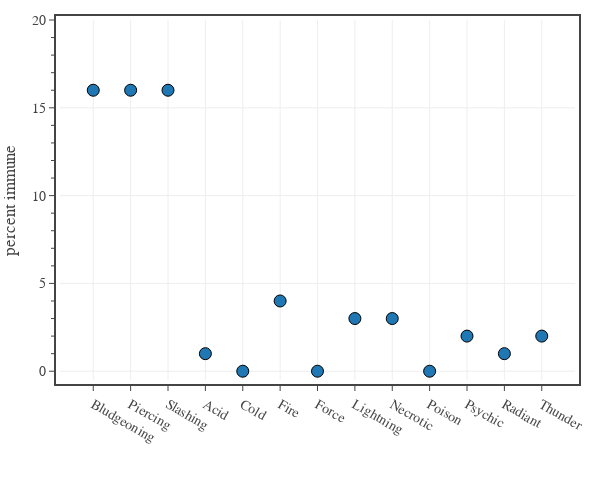

Source (notebook cell):
### Code cell
# Plots the number of monsters who changed for each type of damage immunity
df1 = df0[df0['CR'].between(1/8, 30)]

DAMAGE_TYPES = [
    'Bludgeoning','Piercing','Slashing',
    'Acid','Cold','Fire','Force','Lightning',
    'Necrotic','Poison','Psychic','Radiant','Thunder']

"""# create custom text
total_monsters = df1.shape[0]
total_immune = [int(df1[c].sum().tolist()) for c in conditions]
pct_immune = [100*df1[c].mean().tolist() for c in conditions]
custom_text = [f'{p:.0f}% ({i} out of {total_monsters})' for p, i in zip(pct_immune, total_immune)]"""

# create figure
fig = go.Figure(
    layout=go.Layout(
        template=tfb.FIG_TEMPLATE,
        margin=dict(l=60, r=25, b=120, t=20, pad=4),
        xaxis=dict(
            autorange=True,
            #range=[-0.5, len(CONDITIONS)-0.5],
        ),
        yaxis=dict(
            title_text='percent immune',
            range=[-0.5, 20],
            tick0=0, dtick=5,
            minor=dict(tick0=0, dtick=1),
        )
    )
)

df1 = df0[df0['Book'].isin(['MPMotM','VGtM','MToF'])]
dfMP = pd.pivot_table(df1, 
    values=['HP','adj HP','eHP'] + DAMAGE_TYPES, 
    index=['Monster', 'Legendary'], columns=['Legacy']).reset_index()
num_monsters = len(dfMP['Monster'])

counts = []
monsters = []
for c in DAMAGE_TYPES:
    indx = dfMP[c][False] != dfMP[c][True]
    counts.append(np.sum(indx))
    delta = np.mean(dfMP['eHP'][False][indx] / dfMP['eHP'][True][indx] - 1)
    print(f'{c} - ({delta:.4f})', dfMP['Monster'][indx].to_list())
    monsters += dfMP['Monster'][indx].to_list()

monsters = list(set(monsters))
print(sorted(monsters))

fig.add_trace(go.Scatter(
    x=DAMAGE_TYPES,
    y=counts,
    mode='markers', 
    marker=dict(size=12, line=dict(width=1, color='Black')),
    #text=custom_text,
    #unselected=dict(marker=dict(opacity=0.0)),
    hovertemplate=
        '<b>Condition:</b> %{x}<br>'+
        '<b>Count</b> %{y:.0f}'+
        '<extra></extra>'
))

# show figure
fig.update_layout(width=600, height=500)
fig.show(config=tfb.FIG_CONFIG)

# save figures
if SAVEFIGS:
    fig.update_layout(autosize=True, width=None, height=None)
    #tfb.save_fig_html(fig, format='large', name='fig-xp-ratio-vs-cr-large')
    #tfb.save_fig_html(fig, format='small', name='fig-xp-ratio-vs-cr-small')

### Figure 1 — Plotly figure (JSON) as saved in the notebook; plotly's stock layout.template omitted (floating-point values rounded to 4 significant figures)
{"data": [{"hovertemplate": "<b>Condition:</b> %{x}<br><b>Count</b> %{y:.0f}<extra></extra>", "marker": {"line": {"color": "Black", "width": 1}, "size": 12}, "mode": "markers", "type": "scatter", "x": ["Bludgeoning", "Piercing", "Slashing", "Acid", "Cold", "Fire", "Force", "Lightning", "Necrotic", "Poison", "Psychic", "Radiant", "Thunder"], "y": [16, 16, 16, 1, 0, 4, 0, 3, 3, 0, 2, 1, 2]}], "layout": {"height": 500, "margin": {"b": 120, "l": 60, "pad": 4, "r": 25, "t": 20}, "width": 600, "xaxis": {"autorange": true}, "yaxis": {"dtick": 5, "minor": {"dtick": 1, "tick0": 0}, "range": [-0.5, 20], "tick0": 0, "title": {"text": "percent immune"}}}}
